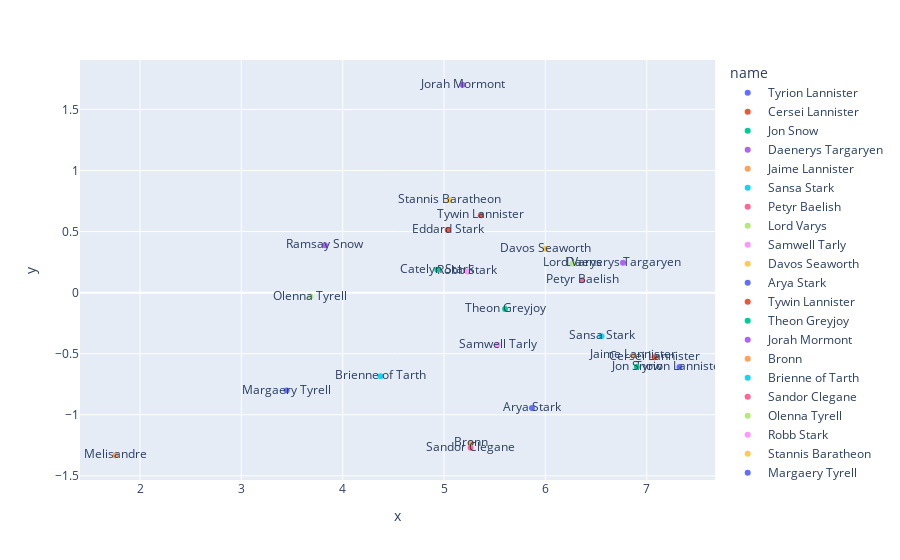

Notebook code for this chart:
### Code cell
import plotly.express as px
fig = px.scatter(dq.head(25),x = "x",y="y",color = 'name',text = 'name')
fig.show()

### Figure 1 — Plotly figure (JSON) as saved in the notebook; plotly's stock layout.template omitted (floating-point values rounded to 4 significant figures)
{"data": [{"hovertemplate": "name=%{text}<br>x=%{x}<br>y=%{y}<extra></extra>", "legendgroup": "Tyrion Lannister", "marker": {"color": "#636efa", "symbol": "circle"}, "mode": "markers+text", "name": "Tyrion Lannister", "orientation": "v", "showlegend": true, "text": ["Tyrion Lannister"], "type": "scatter", "x": [7.324], "xaxis": "x", "y": [-0.6091], "yaxis": "y"}, {"hovertemplate": "name=%{text}<br>x=%{x}<br>y=%{y}<extra></extra>", "legendgroup": "Cersei Lannister", "marker": {"color": "#EF553B", "symbol": "circle"}, "mode": "markers+text", "name": "Cersei Lannister", "orientation": "v", "showlegend": true, "text": ["Cersei Lannister"], "type": "scatter", "x": [7.078], "xaxis": "x", "y": [-0.5282], "yaxis": "y"}, {"hovertemplate": "name=%{text}<br>x=%{x}<br>y=%{y}<extra></extra>", "legendgroup": "Jon Snow", "marker": {"color": "#00cc96", "symbol": "circle"}, "mode": "markers+text", "name": "Jon Snow", "orientation": "v", "showlegend": true, "text": ["Jon Snow"], "type": "scatter", "x": [6.902], "xaxis": "x", "y": [-0.6094], "yaxis": "y"}, {"hovertemplate": "name=%{text}<br>x=%{x}<br>y=%{y}<extra></extra>", "legendgroup": "Daenerys Targaryen", "marker": {"color": "#ab63fa", "symbol": "circle"}, "mode": "markers+text", "name": "Daenerys Targaryen", "orientation": "v", "showlegend": true, "text": ["Daenerys Targaryen"], "type": "scatter", "x": [6.766], "xaxis": "x", "y": [0.2458], "yaxis": "y"}, {"hovertemplate": "name=%{text}<br>x=%{x}<br>y=%{y}<extra></extra>", "legendgroup": "Jaime Lannister", "marker": {"color": "#FFA15A", "symbol": "circle"}, "mode": "markers+text", "name": "Jaime Lannister", "orientation": "v", "showlegend": true, "text": ["Jaime Lannister"], "type": "scatter", "x": [6.868], "xaxis": "x", "y": [-0.5137], "yaxis": "y"}, {"hovertemplate": "name=%{text}<br>x=%{x}<br>y=%{y}<extra></extra>", "legendgroup": "Sansa Stark", "marker": {"color": "#19d3f3", "symbol": "circle"}, "mode": "markers+text", "name": "Sansa Stark", "orientation": "v", "showlegend": true, "text": ["Sansa Stark"], "type": "scatter", "x": [6.554], "xaxis": "x", "y": [-0.3567], "yaxis": "y"}, {"hovertemplate": "name=%{text}<br>x=%{x}<br>y=%{y}<extra></extra>", "legendgroup": "Petyr Baelish", "marker": {"color": "#FF6692", "symbol": "circle"}, "mode": "markers+text", "name": "Petyr Baelish", "orientation": "v", "showlegend": true, "text": ["Petyr Baelish"], "type": "scatter", "x": [6.363], "xaxis": "x", "y": [0.1025], "yaxis": "y"}, {"hovertemplate": "name=%{text}<br>x=%{x}<br>y=%{y}<extra></extra>", "legendgroup": "Lord Varys", "marker": {"color": "#B6E880", "symbol": "circle"}, "mode": "markers+text", "name": "Lord Varys", "orientation": "v", "showlegend": true, "text": ["Lord Varys"], "type": "scatter", "x": [6.268], "xaxis": "x", "y": [0.2392], "yaxis": "y"}, {"hovertemplate": "name=%{text}<br>x=%{x}<br>y=%{y}<extra></extra>", "legendgroup": "Samwell Tarly", "marker": {"color": "#FF97FF", "symbol": "circle"}, "mode": "markers+text", "name": "Samwell Tarly", "orientation": "v", "showlegend": true, "text": ["Samwell Tarly"], "type": "scatter", "x": [5.528], "xaxis": "x", "y": [-0.4262], "yaxis": "y"}, {"hovertemplate": "name=%{text}<br>x=%{x}<br>y=%{y}<extra></extra>", "legendgroup": "Davos Seaworth", "marker": {"color": "#FECB52", "symbol": "circle"}, "mode": "markers+text", "name": "Davos Seaworth", "orientation": "v", "showlegend": true, "text": ["Davos Seaworth"], "type": "scatter", "x": [6.002], "xaxis": "x", "y": [0.3602], "yaxis": "y"}, {"hovertemplate": "name=%{text}<br>x=%{x}<br>y=%{y}<extra></extra>", "legendgroup": "Arya Stark", "marker": {"color": "#636efa", "symbol": "circle"}, "mode": "markers+text", "name": "Arya Stark", "orientation": "v", "showlegend": true, "text": ["Arya Stark"], "type": "scatter", "x": [5.868], "xaxis": "x", "y": [-0.9455], "yaxis": "y"}, {"hovertemplate": "name=%{text}<br>x=%{x}<br>y=%{y}<extra></extra>", "legendgroup": "Tywin Lannister", "marker": {"color": "#EF553B", "symbol": "circle"}, "mode": "markers+text", "name": "Tywin Lannister", "orientation": "v", "showlegend": true, "text": ["Tywin Lannister"], "type": "scatter", "x": [5.363], "xaxis": "x", "y": [0.6329], "yaxis": "y"}, {"hovertemplate": "name=%{text}<br>x=%{x}<br>y=%{y}<extra></extra>", "legendgroup": "Theon Greyjoy", "marker": {"color": "#00cc96", "symbol": "circle"}, "mode": "markers+text", "name": "Theon Greyjoy", "orientation": "v", "showlegend": true, "text": ["Theon Greyjoy"], "type": "scatter", "x": [5.602], "xaxis": "x", "y": [-0.1342], "yaxis": "y"}, {"hovertemplate": "name=%{text}<br>x=%{x}<br>y=%{y}<extra></extra>", "legendgroup": "Jorah Mormont", "marker": {"color": "#ab63fa", "symbol": "circle"}, "mode": "markers+text", "name": "Jorah Mormont", "orientation": "v", "showlegend": true, "text": ["Jorah Mormont"], "type": "scatter", "x": [5.182], "xaxis": "x", "y": [1.702], "yaxis": "y"}, {"hovertemplate": "name=%{text}<br>x=%{x}<br>y=%{y}<extra></extra>", "legendgroup": "Bronn", "marker": {"color": "#FFA15A", "symbol": "circle"}, "mode": "markers+text", "name": "Bronn", "orientation": "v", "showlegend": true, "text": ["Bronn"], "type": "scatter", "x": [5.264], "xaxis": "x", "y": [-1.231], "yaxis": "y"}, {"hovertemplate": "name=%{text}<br>x=%{x}<br>y=%{y}<extra></extra>", "legendgroup": "Brienne of Tarth", "marker": {"color": "#19d3f3", "symbol": "circle"}, "mode": "markers+text", "name": "Brienne of Tarth", "orientation": "v", "showlegend": true, "text": ["Brienne of Tarth"], "type": "scatter", "x": [4.373], "xaxis": "x", "y": [-0.6846], "yaxis": "y"}, {"hovertemplate": "name=%{text}<br>x=%{x}<br>y=%{y}<extra></extra>", "legendgroup": "Sandor Clegane", "marker": {"color": "#FF6692", "symbol": "circle"}, "mode": "markers+text", "name": "Sandor Clegane", "orientation": "v", "showlegend": true, "text": ["Sandor Clegane"], "type": "scatter", "x": [5.262], "xaxis": "x", "y": [-1.27], "yaxis": "y"}, {"hovertemplate": "name=%{text}<br>x=%{x}<br>y=%{y}<extra></extra>", "legendgroup": "Olenna Tyrell", "marker": {"color": "#B6E880", "symbol": "circle"}, "mode": "markers+text", "name": "Olenna Tyrell", "orientation": "v", "showlegend": true, "text": ["Olenna Tyrell"], "type": "scatter", "x": [3.682], "xaxis": "x", "y": [-0.0315], "yaxis": "y"}, {"hovertemplate": "name=%{text}<br>x=%{x}<br>y=%{y}<extra></extra>", "legendgroup": "Robb Stark", "marker": {"color": "#FF97FF", "symbol": "circle"}, "mode": "markers+text", "name": "Robb Stark", "orientation": "v", "showlegend": true, "text": ["Robb Stark"], "type": "scatter", "x": [5.232], "xaxis": "x", "y": [0.1737], "yaxis": "y"}, {"hovertemplate": "name=%{text}<br>x=%{x}<br>y=%{y}<extra></extra>", "legendgroup": "Stannis Baratheon", "marker": {"color": "#FECB52", "symbol": "circle"}, "mode": "markers+text", "name": "Stannis Baratheon", "orientation": "v", "showlegend": true, "text": ["Stannis Baratheon"], "type": "scatter", "x": [5.052], "xaxis": "x", "y": [0.7588], "yaxis": "y"}, {"hovertemplate": "name=%{text}<br>x=%{x}<br>y=%{y}<extra></extra>", "legendgroup": "Margaery Tyrell", "marker": {"color": "#636efa", "symbol": "circle"}, "mode": "markers+text", "name": "Margaery Tyrell", "orientation": "v", "showlegend": true, "text": ["Margaery Tyrell"], "type": "scatter", "x": [3.447], "xaxis": "x", "y": [-0.8014], "yaxis": "y"}, {"hovertemplate": "name=%{text}<br>x=%{x}<br>y=%{y}<extra></extra>", "legendgroup": "Eddard Stark", "marker": {"color": "#EF553B", "symbol": "circle"}, "mode": "markers+text", "name": "Eddard Stark", "orientation": "v", "showlegend": true, "text": ["Eddard Stark"], "type": "scatter", "x": [5.037], "xaxis": "x", "y": [0.5134], "yaxis": "y"}, {"hovertemplate": "name=%{text}<br>x=%{x}<br>y=%{y}<extra></extra>", "legendgroup": "Catelyn Stark", "marker": {"color": "#00cc96", "symbol": "circle"}, "mode": "markers+text", "name": "Catelyn Stark", "orientation": "v", "showlegend": true, "text": ["Catelyn Stark"], "type": "scatter", "x": [4.934], "xaxis": "x", "y": [0.1885], "yaxis": "y"}, {"hovertemplate": "name=%{text}<br>x=%{x}<br>y=%{y}<extra></extra>", "legendgroup": "Ramsay Snow", "marker": {"color": "#ab63fa", "symbol": "circle"}, "mode": "markers+text", "name": "Ramsay Snow", "orientation": "v", "showlegend": true, "text": ["Ramsay Snow"], "type": "scatter", "x": [3.825], "xaxis": "x", "y": [0.3875], "yaxis": "y"}, {"hovertemplate": "name=%{text}<br>x=%{x}<br>y=%{y}<extra></extra>", "legendgroup": "Melisandre", "marker": {"color": "#FFA15A", "symbol": "circle"}, "mode": "markers+text", "name": "Melisandre", "orientation": "v", "showlegend": true, "text": ["Melisandre"], "type": "scatter", "x": [1.758], "xaxis": "x", "y": [-1.331], "yaxis": "y"}], "layout": {"legend": {"title": {"text": "name"}, "tracegroupgap": 0}, "margin": {"t": 60}, "xaxis": {"anchor": "y", "domain": [0, 1], "title": {"text": "x"}}, "yaxis": {"anchor": "x", "domain": [0, 1], "title": {"text": "y"}}}}
